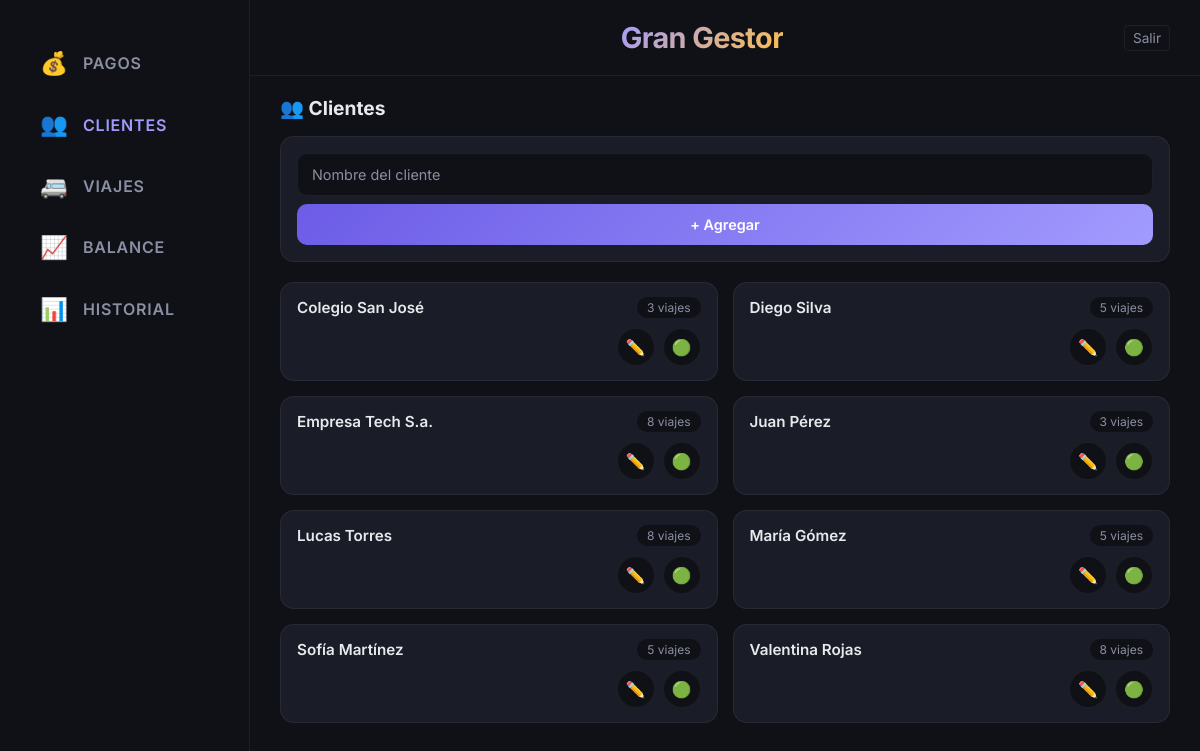
The app's page /clientes (signed in) with its own data.
### tables this page shows
CREATE TABLE clientes (id INTEGER PRIMARY KEY AUTOINCREMENT, nombre TEXT NOT NULL, activo INTEGER NOT NULL DEFAULT 1);

### flask_app.py (the view)
@app.route('/clientes')
def clientes():
    db = get_db()
    lista = db.execute('SELECT * FROM clientes ORDER BY activo DESC, nombre ASC').fetchall()
    clientes_info = []
    for c in lista:
        cant_viajes = db.execute(
            'SELECT COUNT(*) as total FROM viajes WHERE cliente_id = ? AND activo = 1',
            (c['id'],)
        ).fetchone()['total']
        clientes_info.append({
            'id': c['id'],
            'nombre': c['nombre'],
            'activo': c['activo'],
            'cant_viajes': cant_viajes
        })
    db.close()
    return render_template('clientes.html', clientes=clientes_info)

### database.py (called while the page is built)
def get_db():
    try:
        from flask import session, has_request_context
        if has_request_context() and session.get('role') == 'demo':
            db_name = 'demo.db'
        else:
            db_name = 'datos.db'
    except ImportError:
        db_name = 'datos.db'
    DB_PATH = os.path.join(os.path.dirname(os.path.abspath(__file__)), db_name)
    """Obtiene una conexión a la base de datos."""
    conn = sqlite3.connect(DB_PATH)
    conn.row_factory = sqlite3.Row
    conn.execute("PRAGMA foreign_keys = ON")
    return conn

### flask_app.py (called while the page is built)
@app.before_request
def require_login():
    allow_list = ['login', 'static', 'deploy']
    if request.endpoint not in allow_list and request.endpoint is not None:
        if not session.get('role'):
            return redirect(url_for('login'))

@app.template_filter('cap_palabras')
def cap_palabras(s):
    if not s:
        return ""
    return ' '.join(word.capitalize() for word in s.split())

### templates/clientes.html (shortened to what this page needs)
{% extends 'base.html' %}
{% block content %}
<div class="seccion-titulo">
    <h2>👥 Clientes</h2>
</div>
<form method="POST" action="{{ url_for('crear_cliente') }}" class="form-nuevo" id="form-nuevo-cliente">
    <div class="form-row">
        <input type="text" name="nombre" placeholder="Nombre del cliente" required class="input-field" id="input-nombre">
    </div>
    <button type="submit" class="btn-primary" id="btn-agregar-cliente">+ Agregar</button>
</form>
<div class="lista-clientes">
    {% for cliente in clientes %}
    <div class="cliente-item {{ 'inactivo' if not cliente.activo }}" id="cliente-{{ cliente.id }}">
        <div class="cliente-info">
            <span class="cliente-nombre">{{ cliente.nombre | cap_palabras }}</span>
            <span class="cliente-viajes-count">{{ cliente.cant_viajes }} viaje{{ 's' if cliente.cant_viajes != 1 }}</span>
        </div>
        <div class="cliente-acciones">
            <button type="button" class="btn-icon" onclick="toggleEdit({{ cliente.id }})" id="btn-editar-{{ cliente.id }}">✏️</button>
            <form method="POST" action="{{ url_for('toggle_cliente', id=cliente.id) }}" style="display:inline">
                <button type="submit" class="btn-icon" id="btn-toggle-{{ cliente.id }}">
                    {% if cliente.activo %}🟢{% else %}🔴{% endif %}
                </button>
            </form>
        </div>
    </div>
    {% endfor %}
</div>
{% endblock %}

### static/style.css (style rules this page uses)
*, *::before, *::after { box-sizing: border-box; margin: 0; padding: 0; }
:root { --bg: #0f1117; --bg-card: #1a1d27; --bg-card-hover: #222639; --text: #e8e9ed; --text-secondary: #8b8fa3; --accent: #6c5ce7; --accent-light: #a29bfe; --verde: #00b894; --verde-bg: rgba(0, 184, 148, 0.12); --rojo: #ff6b6b; --rojo-bg: rgba(255, 107, 107, 0.12); --amarillo: #ffc048; --borde: rgba(255, 255, 255, 0.06); --radius: 14px; --radius-sm: 10px; --sombra: 0 4px 20px rgba(0, 0, 0, 0.3); }
html { font-size: 16px; -webkit-tap-highlight-color: transparent; }
body { font-family: 'Inter', -apple-system, BlinkMacSystemFont, sans-serif; background: var(--bg); color: var(--text); min-height: 100vh; -webkit-font-smoothing: antialiased; }
.seccion-titulo { margin-bottom: 16px; }
.seccion-titulo h2 { font-size: 1.2rem; font-weight: 700; }
.form-nuevo { background: var(--bg-card); border-radius: var(--radius); padding: 16px; margin-bottom: 20px; border: 1px solid var(--borde); transition: border-color 0.3s, box-shadow 0.3s; }
.form-row { display: flex; gap: 8px; margin-bottom: 10px; align-items: center; }
.input-field { flex: 1; min-width: 0; padding: 12px 14px; border-radius: var(--radius-sm); border: 1px solid var(--borde); background: var(--bg); color: var(--text); font-family: inherit; font-size: 0.9rem; outline: none; transition: border-color 0.2s; }
.input-field::placeholder { color: var(--text-secondary); }
.btn-primary { display: block; width: 100%; padding: 12px; border: none; border-radius: var(--radius-sm); background: linear-gradient(135deg, var(--accent), var(--accent-light)); color: white; font-family: inherit; font-size: 0.9rem; font-weight: 600; cursor: pointer; transition: all 0.2s; text-align: center; text-decoration: none; }
.lista-clientes { display: flex; flex-direction: column; gap: 8px; }
.cliente-item { background: var(--bg-card); border-radius: var(--radius); padding: 14px 16px; border: 1px solid var(--borde); transition: all 0.2s; }
.cliente-info { display: flex; justify-content: space-between; align-items: center; }
.cliente-nombre { font-weight: 600; font-size: 0.95rem; }
.cliente-viajes-count { font-size: 0.75rem; color: var(--text-secondary); background: var(--bg); padding: 3px 10px; border-radius: 20px; }
.cliente-acciones { display: flex; gap: 8px; margin-top: 10px; justify-content: flex-end; }
.btn-icon { background: var(--bg); border: 1px solid var(--borde); border-radius: 50%; width: 38px; height: 38px; display: flex; align-items: center; justify-content: center; cursor: pointer; font-size: 1rem; transition: all 0.2s; }
@media (min-width: 768px) { .lista-viajes, .lista-clientes, .lista-historial { display: grid; grid-template-columns: repeat(auto-fit, minmax(340px, 1fr)); gap: 15px; align-items: start; align-content: start; } }
.form-row { display: flex; gap: 8px; margin-bottom: 8px; }

### records on screen
clientes: nombre|cap_palabras "Colegio San José", cant_viajes "3", cant_viajes "s"
clientes: nombre|cap_palabras "Diego Silva", cant_viajes "5", cant_viajes "s"
clientes: nombre|cap_palabras "Empresa Tech S.a.", cant_viajes "8", cant_viajes "s"
clientes: nombre|cap_palabras "Juan Pérez", cant_viajes "3", cant_viajes "s"
clientes: nombre|cap_palabras "Lucas Torres", cant_viajes "8", cant_viajes "s"
clientes: nombre|cap_palabras "María Gómez", cant_viajes "5", cant_viajes "s"
clientes: nombre|cap_palabras "Sofía Martínez", cant_viajes "5", cant_viajes "s"
clientes: nombre|cap_palabras "Valentina Rojas", cant_viajes "8", cant_viajes "s"
